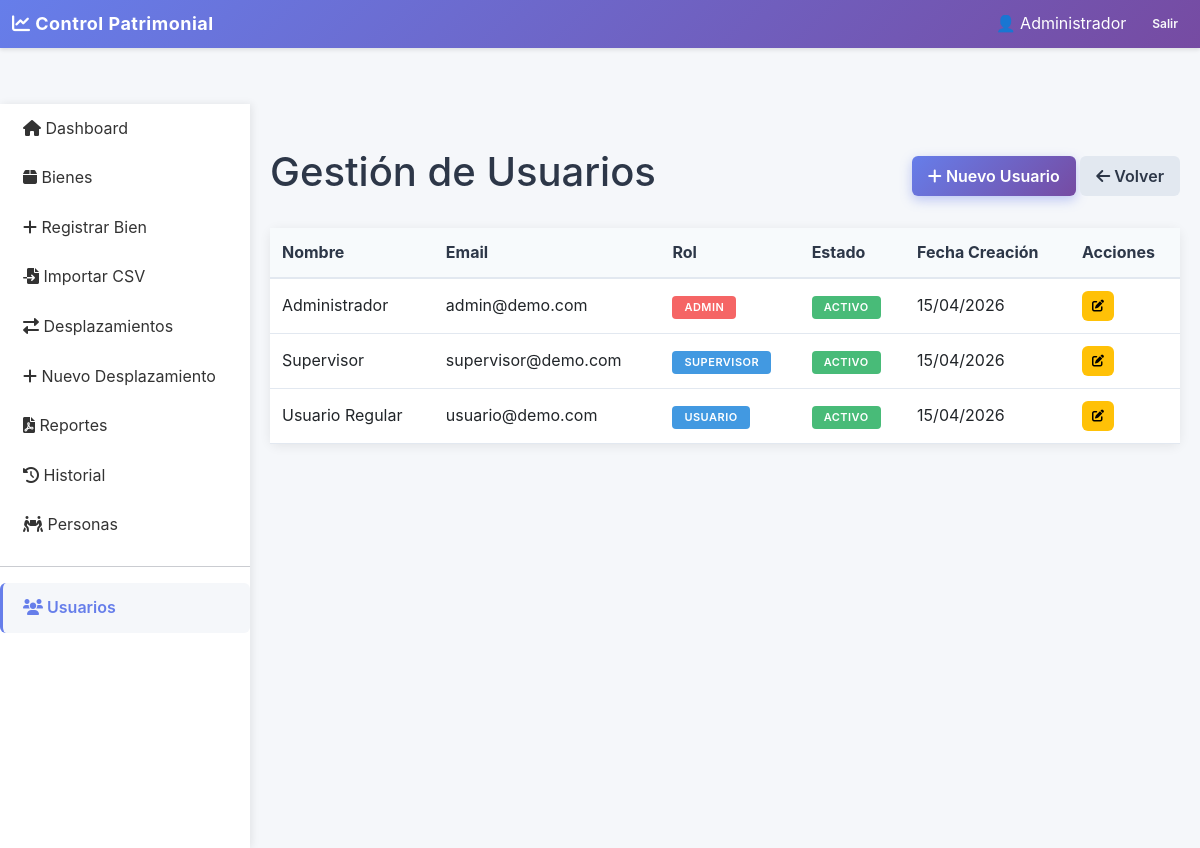
/frontend/usuarios.php (signed in), run on the app's committed database.
### tables this page shows
CREATE TABLE IF NOT EXISTS usuarios (
    id INT AUTO_INCREMENT PRIMARY KEY,
    nombre VARCHAR(100) NOT NULL,
    email VARCHAR(100) UNIQUE NOT NULL,
    password VARCHAR(255) NOT NULL,
    rol VARCHAR(50) DEFAULT 'usuario',
    estado TINYINT DEFAULT 1,
    fecha_creacion TIMESTAMP DEFAULT CURRENT_TIMESTAMP,
    INDEX idx_email (email),
    INDEX idx_rol (rol),
    INDEX idx_estado (estado)
);

### backend/UsuarioDAO.php (called while the page is built, shortened)
<?php
class UsuarioDAO {
    private $conn;
    public function __construct($conexion) {
        $this->conn = $conexion;
    }
    public function obtenerTodos() {
        $resultado = $this->conn->query(
            "SELECT id, nombre, email, rol, estado, fecha_creacion FROM usuarios ORDER BY nombre ASC"
        );
        return $resultado->fetch_all(MYSQLI_ASSOC);
    }
}
?>

### frontend/usuarios.php (the view, shortened to what this page needs)
<?php
require_once dirname(__FILE__) . '/../config/database.php';
require_once dirname(__FILE__) . '/../backend/UsuarioDAO.php';
$usuarioDAO = new UsuarioDAO($conn);
$usuarios = $usuarioDAO->obtenerTodos();
require_once dirname(__FILE__) . '/layout/header.php';
require_once dirname(__FILE__) . '/layout/sidebar.php';
?>
    <div class="container-fluid mt-4">
        <div class="row">
            <div class="col-md-12">
                <div class="d-flex justify-content-between align-items-center mb-4">
                    <h1>Gestión de Usuarios</h1>
                    <div>
                        <a href="crear-usuario.php" class="btn btn-primary">
                            <i class="fas fa-plus"></i> Nuevo Usuario
                        </a>
                        <a href="dashboard.php" class="btn btn-secondary">
                            <i class="fas fa-arrow-left"></i> Volver
                        </a>
                    </div>
                </div>
                <div class="card">
                    <div class="table-responsive">
                        <table class="table table-hover mb-0">
                            <thead class="table-light">
                                <tr>
                                    <th>Nombre</th>
                                    <th>Email</th>
                                    <th>Rol</th>
                                    <th>Estado</th>
                                    <th>Fecha Creación</th>
                                    <th>Acciones</th>
                                </tr>
                            </thead>
                            <tbody>
                                <?php foreach ($usuarios as $usuario): ?>
                                    <tr>
                                        <td><?php echo htmlspecialchars($usuario['nombre']); ?></td>
                                        <td><?php echo htmlspecialchars($usuario['email']); ?></td>
                                        <td>
                                            <span class="badge bg-<?php echo $usuario['rol'] === 'admin' ? 'danger' : 'info'; ?>">
                                                <?php echo strtoupper($usuario['rol']); ?>
                                            </span>
                                        </td>
                                        <td>
                                            <span class="badge bg-<?php echo $usuario['estado'] ? 'success' : 'secondary'; ?>">
                                                <?php echo $usuario['estado'] ? 'Activo' : 'Inactivo'; ?>
                                            </span>
                                        </td>
                                        <td><?php echo date('d/m/Y', strtotime($usuario['fecha_creacion'])); ?></td>
                                        <td>
                                            <a href="editar-usuario.php?id=<?php echo $usuario['id']; ?>" class="btn btn-sm btn-warning">
                                                <i class="fas fa-edit"></i>
                                            </a>
                                        </td>
                                    </tr>
                                <?php endforeach; ?>
                            </tbody>
                        </table>
                    </div>
                </div>
            </div>
        </div>
    </div>
<?php require_once dirname(__FILE__) . '/layout/footer.php'; ?>

### assets/css/estilos.css (style rules this page uses)
:root { --primary: #667eea; --secondary: #764ba2; --success: #48bb78; --warning: #ed8936; --danger: #f56565; --info: #4299e1; --light: #f5f7fa; --dark: #2d3748; }
* { margin: 0; padding: 0; box-sizing: border-box; }
body { font-family: -apple-system, BlinkMacSystemFont, 'Segoe UI', Roboto, 'Helvetica Neue', Arial, sans-serif; background-color: var(--light); color: var(--dark); line-height: 1.6; }
.card { border: none; border-radius: 8px; box-shadow: 0 2px 12px rgba(0, 0, 0, 0.08); transition: all 0.3s ease; }
.btn { font-weight: 600; border-radius: 6px; padding: 8px 16px; transition: all 0.3s ease; border: none; }
.btn-primary { background: linear-gradient(135deg, var(--primary) 0%, var(--secondary) 100%); color: white; box-shadow: 0 4px 12px rgba(102, 126, 234, 0.4); }
.btn-secondary { background-color: #e2e8f0; color: var(--dark); }
.btn-sm { padding: 6px 10px; font-size: 12px; }
.table { color: var(--dark); }
.table thead th { border-bottom: 2px solid #e2e8f0; font-weight: 700; background-color: #f7fafc; color: var(--dark); padding: 12px; }
.table tbody td { padding: 12px; border-bottom: 1px solid #e2e8f0; vertical-align: middle; }
.badge { padding: 6px 12px; font-weight: 600; border-radius: 4px; text-transform: uppercase; font-size: 11px; letter-spacing: 0.5px; }
.badge.bg-success { background-color: var(--success) !important; }
.badge.bg-danger { background-color: var(--danger) !important; }
.badge.bg-info { background-color: var(--info) !important; }

### frontend/layout/header.php (style rules this page uses)
:root { --primary: #667eea; --secondary: #764ba2; --success: #48bb78; --warning: #ed8936; --danger: #f56565; --info: #4299e1; --sidebar-width: 250px; }
body { background-color: #f5f7fa; }
.content .container-fluid { padding-left: 0; padding-right: 0; }

### data on the page
usuarios: nombre "Administrador", email "admin@demo.com", rol "ADMIN", estado "ACTIVO", fecha_creacion "15/04/2026"
usuarios: nombre "Supervisor", email "supervisor@demo.com", rol "SUPERVISOR", estado "ACTIVO", fecha_creacion "15/04/2026"
usuarios: nombre "Usuario Regular", email "usuario@demo.com", rol "USUARIO", estado "ACTIVO", fecha_creacion "15/04/2026"

### other printed values
$_SESSION['usuario_nombre'] "Administrador"
